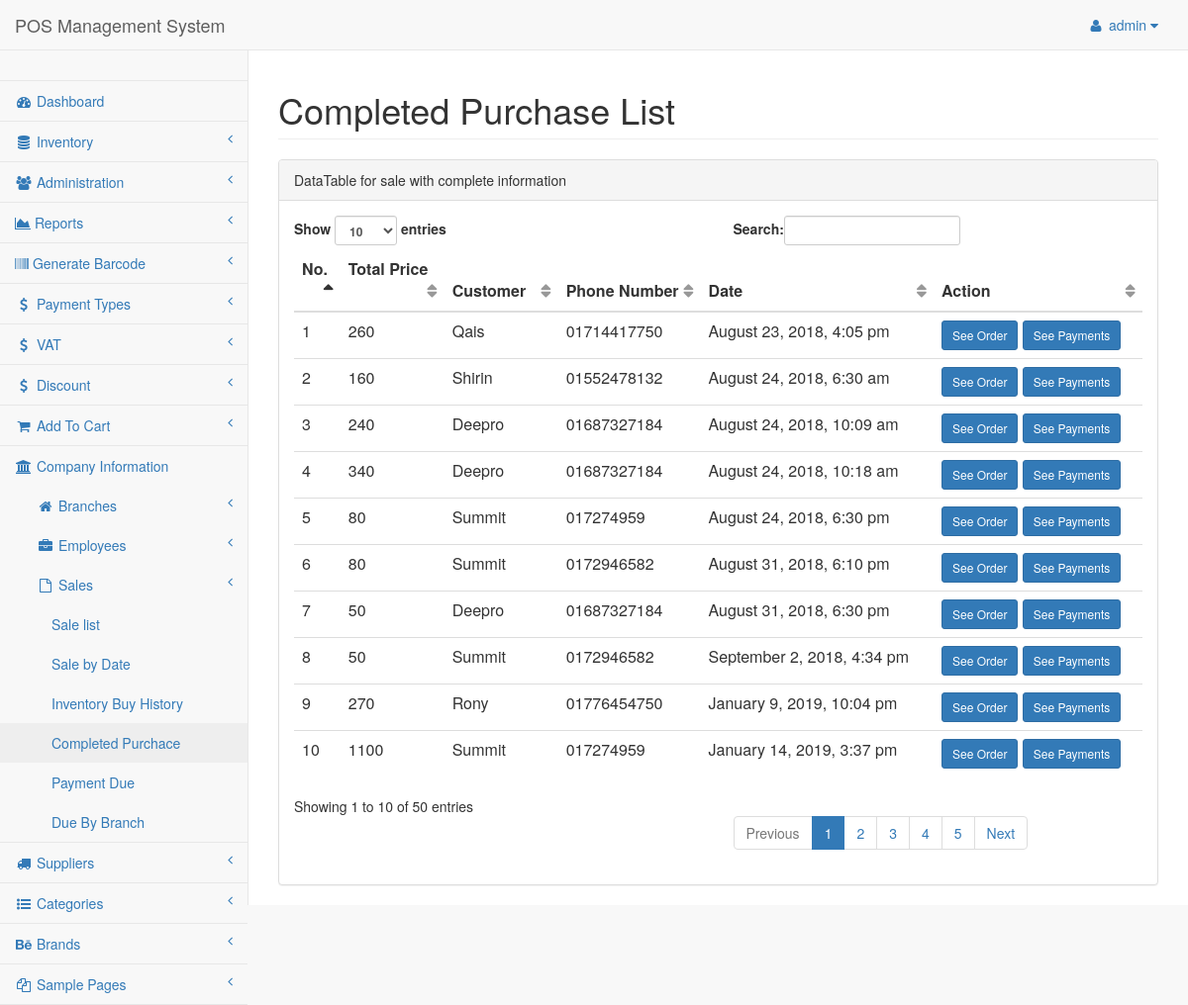
/admin/pages/complist.php (signed in), run on the app's committed database.
### tables this page shows
CREATE TABLE `tbl_sales` (
  `id` int(11) NOT NULL,
  `customer` int(11) NOT NULL,
  `totalPrice` int(11) NOT NULL,
  `date` datetime NOT NULL DEFAULT CURRENT_TIMESTAMP,
  `rem` int(11) NOT NULL DEFAULT '0',
  `status` int(11) NOT NULL DEFAULT '0'
);

CREATE TABLE `tbl_customer` (
  `cmId` int(11) NOT NULL,
  `customName` varchar(35) NOT NULL,
  `customContact` varchar(20) NOT NULL
);

### class/Company.php (called while the page is built, shortened)
<?php
$filepath = realpath(dirname(__FILE__));
include_once ($filepath."/../lib/Database.php");
include_once ($filepath."/../helpers/Format.php");
?>
<?php
class Company {
  private $db;
  function __construct(){
    $this->db = new Database();
  }
  public function getSaleByComp() {
    $query = "SELECT * FROM tbl_sales WHERE rem <= 0";
    $getQuery = $this->db->select($query);
    return $getQuery;
  }
}

### lib/Database.php (called while the page is built, shortened)
<?php
Class Database{
 public $host   = DB_HOST;
 public $user   = DB_USER;
 public $pass   = DB_PASS;
 public $dbname = DB_NAME;
 public $link;
private function connectDB(){
 $this->link = new mysqli($this->host, $this->user, $this->pass,
  $this->dbname);
 }
public function select($query){
  $result = $this->link->query($query) or
   die($this->link->error.__LINE__);
  if($result->num_rows > 0){
    return $result;
  } else {
    return false;
  }
 }
}

### class/Customer.php (called while the page is built, shortened)
<?php
  $filepath = realpath(dirname(__FILE__));
  include_once ($filepath."/../lib/Database.php");
  include_once ($filepath."/../helpers/Format.php");
?>
<?php
  class Customer{
    private $db;
    public function __construct() {
      $this->db = new Database();
    }
    public function getCusById($cmId){
      $query = "SELECT * FROM tbl_customer WHERE cmId = '$cmId'";
      $cusCheck = $this->db->select($query);
      return $cusCheck;
    }
  }
?>

### helpers/Format.php (called while the page is built, shortened)
<?php
class Format{
 public function formatDate($date){
  return date('F j, Y, g:i a', strtotime($date));
 }
}
?>

### admin/pages/complist.php (the view, shortened to what this page needs)
<?php
  include "../inc/header.php";
  include "../inc/nav.php";
  include "../inc/sider.php";
?>
        <div id="page-wrapper">
            <div class="row">
                <div class="col-lg-12">
                    <h1 class="page-header">Completed Purchase List</h1>
                </div>
            </div>
            <div class="row">
                <div class="col-lg-12">
                    <div class="panel panel-default">
                        <div class="panel-heading">
                            DataTable for sale with complete information
                        </div>
                        <div class="panel-body">
                            <div class="table-responsive">
                                <table class="table table-hover" id="dataTables-example">
                                    <thead>
                                        <tr>
                                            <th>No.</th>
                                            <th>Total Price</th>
                                            <th>Customer</th>
                                            <th>Phone Number</th>
                                            <th>Date</th>
                                            <th>Action</th>
                                        </tr>
                                    </thead>
                                    <tbody>
                                      <?php
                                        $getAdmin = $com->getSaleByComp();
                                        if ($getAdmin) {
                                          $i = 0;
                                          while ($result = $getAdmin->fetch_assoc()) {
                                            $i++;
                                      ?>
                                          <tr>
                                              <td><?php echo $i; ?></td>
                                              <td><?php echo $result['totalPrice']; ?></td>
                                            <?php
                                              $id = $result['customer'];
                                              $getCus = $cm->getCusById($id);
                                              if ($getCus) {
                                                while($cus = $getCus->fetch_assoc()) {
                                            ?>
                                              <td><?= $cus['customName']; ?></td>
                                              <td><?= $cus['customContact']; ?></td>
                                            <?php } } ?>
                                              <td><?php echo $fm->formatDate($result['date']); ?></td>
                                              <td>
                                                <a href="seeorder.php?sale=<?php echo $result['id']; ?>&st=<?= $result['rem']; ?>">
                                                  <button type="button" class="btn btn-primary btn-sm"> See Order</button>
                                                </a>
                                                <a href="seepay.php?sale=<?php echo $result['id']; ?>&st=<?= $result['rem']; ?>">
                                                  <button type="button" class="btn btn-primary btn-sm"> See Payments</button>
                                                </a>
                                              </td>
                                          </tr>
                                    <?php } } ?>
                                    </tbody>
                                </table>
                            </div>
                        </div>
                      </div>
                  </div>
              </div>
          </div>
      </div>
  </body>
  </html>

### data on the page
tbl_sales: totalPrice "260", date "August 23, 2018, 4:05 pm"
tbl_customer: customName "Qais", customContact "01714417750"
tbl_sales: totalPrice "160", date "August 24, 2018, 6:30 am"
tbl_customer: customName "Shirin", customContact "01552478132"
tbl_sales: totalPrice "240", date "August 24, 2018, 10:09 am"
tbl_customer: customName "Deepro", customContact "01687327184"
tbl_sales: totalPrice "340", date "August 24, 2018, 10:18 am"
tbl_sales: totalPrice "80", date "August 24, 2018, 6:30 pm"
tbl_customer: customName "Summit", customContact "017274959"
tbl_sales: totalPrice "80", date "August 31, 2018, 6:10 pm"
tbl_customer: customName "Summit", customContact "0172946582"
tbl_sales: totalPrice "50", date "August 31, 2018, 6:30 pm"
tbl_sales: totalPrice "50", date "September 2, 2018, 4:34 pm"
tbl_sales: totalPrice "270", date "January 9, 2019, 10:04 pm"
tbl_customer: customName "Rony", customContact "01776454750"
tbl_sales: totalPrice "1100", date "January 14, 2019, 3:37 pm"

### other printed values
Session::get("adminName") "admin"
